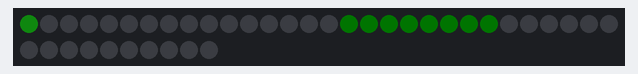
Bench run of a sketch on a simulated Arduino Uno, built with avr-gcc and run on an emulated ATmega328P. On the bench: 40 RGB LEDs in strip order, left to right, continuing on the next row. Dim RGB values are drawn brighter than linear; random numbers use the default seed unless the sketch sets one.

Above: at 1.54 s.
At 5.55 s:
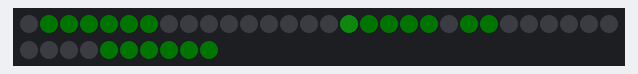
At 10.9 s:
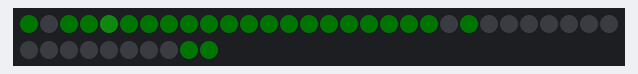
At 20.27 s:
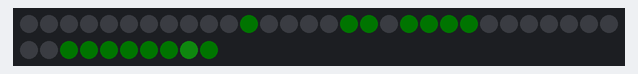
At 29.64 s:
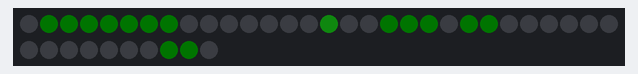
At 39.01 s:
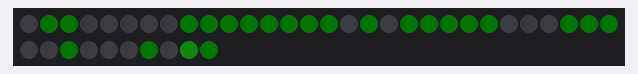

The sketch:

neopixel_fastLED_matrixFunction_.ino
```cpp
/* this example uses a external function accessed in another part of the programme
    to perform an extra blanking feature.*/
/* the current example is using the Adafruit NeoPixel Shield for Arduino - 40 RGB LED Pixel Matrix
    https://www.adafruit.com/product/1430
    and any Arduino Uno compatible
    this "animation" works only if the panel is rotated 90deg clockwize
    since the pixel counts are from left to right, and then down.
    after the rotation, pay attention to the starting of each column going from right to left
*/
#include <FastLED.h> // see https://github.com/FastLED/FastLED/wiki/Basic-usage for use if FastLED.h
#define NUM_LEDS 40 // 5x8 matrix (adaFruit Neopixel change if you have more)
#define ROWS 5 // helps tell the programme that it only has # rows to work with
#define COLUMN 8 // helps tell the programme that it only has # columns to work with
#define DATA_PIN 6 // the  pin that is being used to send data to the matrix
#define _remove 4 // how many points to remove per chunk (runs twice in blank() function during full loop)
#define _speed 80 // 50 - 80 is best

CRGB leds[NUM_LEDS]; //sets array of LED count


void setup() {
  FastLED.addLeds<NEOPIXEL, DATA_PIN>(leds, NUM_LEDS); // setup the available matrix using information in the #define statements
  for (int dot = 0; dot < NUM_LEDS; dot++) { // set all available pixels off,
    leds[dot] = 0x000000; // using HEX values for easier color settings, gives 24 bit colour resolution
    FastLED.show();
  }
}

void loop() {
  int col = random(ROWS) * COLUMN; // make the start of the drop on a new random row
  for (int dot = 0; dot < COLUMN; dot++) {
    leds[dot + col] = 0xFFFFFF; FastLED.show(); // head of line
    // forces the current pixel settings to show
    leds[dot + col] = 0x001100; FastLED.show(); // follow up color behind head of line
    delay(_speed/3);
  }
  blank(); // this is calling the "blank()" function (see below)
  for (int dot = 0; dot < COLUMN; dot++) {
    leds[dot + col] = 0x000100; // reduces the background colour some more to give the tail effect
    FastLED.show();
    delay(_speed);
  }
  blank(); // a little more blank, two calls of this function gives a hint of delay time, and removes some more pixels
}

/* a function for randomly blanking out pixels
    functions are best used when a repeating operation is needed.
    it allows the programmer to only have to focus on one section of code
    and not needing to copy and paste the same proecedure when needed.
*/
void blank() {
  for (int i = 0; i <= _remove; i++) {
    int rem = random(NUM_LEDS); //randomly flash a brighter green and then blacks it out.
    leds[rem] = 0x010901; FastLED.show(); //quick color flash (rem out if you dont want the flash)
    delay(_speed / 2);
    leds[rem] = 0x000000; FastLED.show(); //black out same point as flashed point (if used)
  }
}
```
